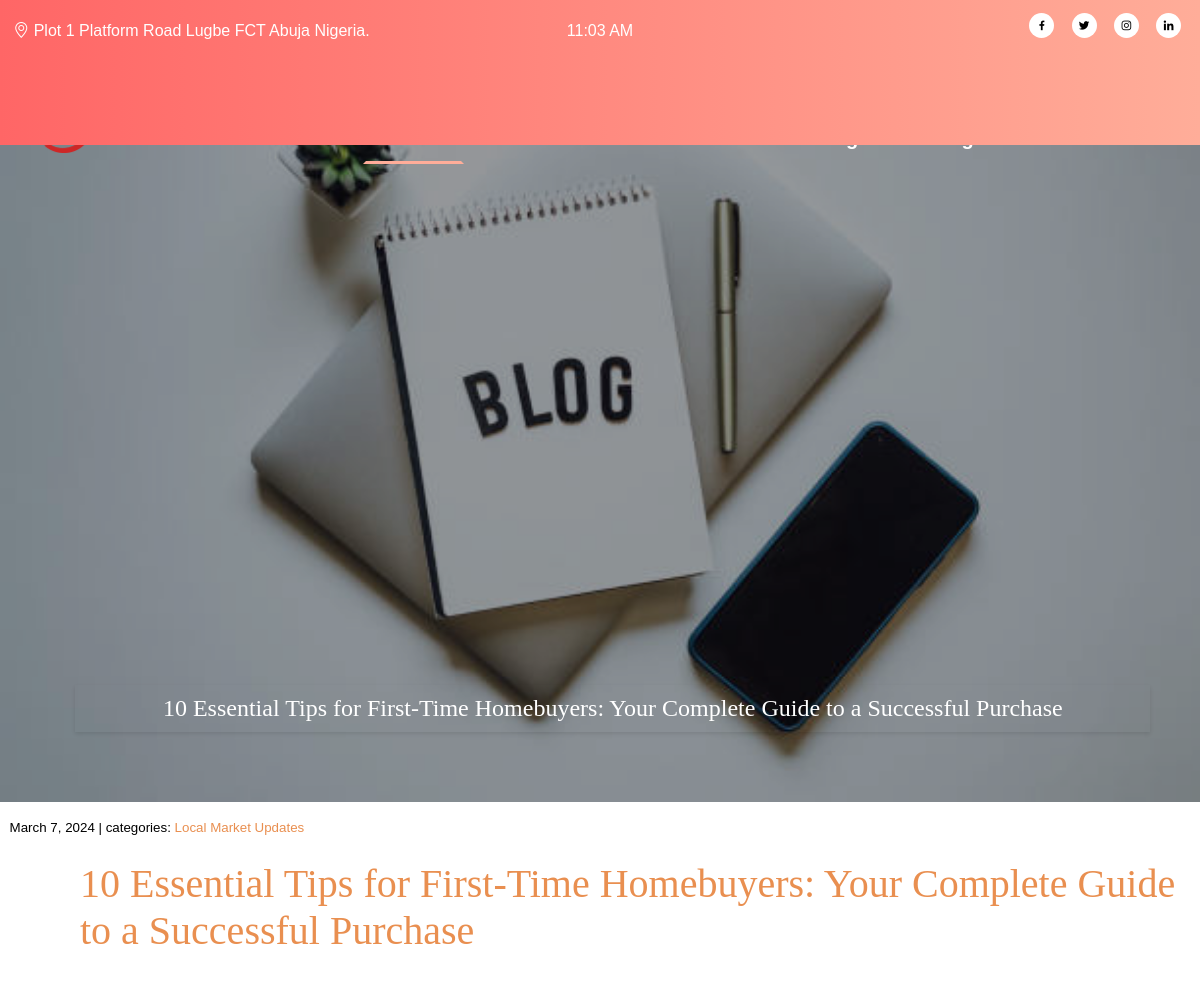
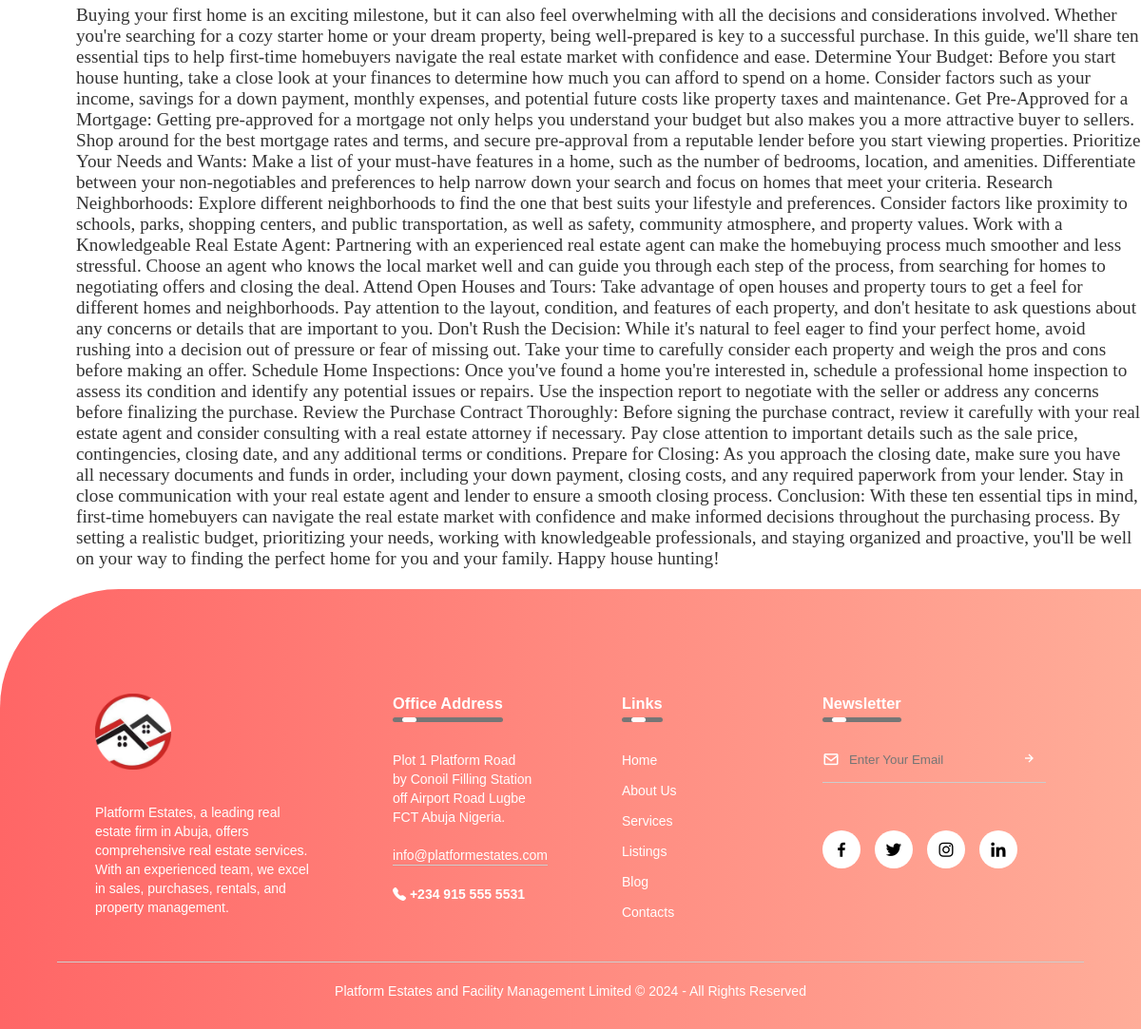
The app's page /post/2/ with its own data (2 pictures, top to bottom).
### estates/models.py (models this page shows, shortened)
class Post(models.Model):
    title = models.CharField(max_length = 300)
    body = models.TextField()
    image = models.ImageField(upload_to = 'media/', null = True, blank = True)
    image_1 = models.ImageField(upload_to='media/', null = True, blank = True)
    date_created = models.DateTimeField(auto_now_add = True)
    categories = models.ManyToManyField('Category', related_name = 'posts')

class Category(models.Model):
    name = models.CharField(max_length = 50)
    class Meta:
        verbose_name_plural = 'Categories'

### estates/views.py (the view, shortened to what this page needs)
# urls.py: path('post/<int:pk>/', views.blog_detail, name = 'blog_detail'),
def blog_detail(request, pk):
    current_datetime = datetime.now()
    post = Post.objects.get(pk=pk)
    newsletter = NewsletterForm()
    form = CommentForm()
    comments = Comment.objects.filter(post=post)
    context = {
            'post': post,
            'comments': comments,
            'date': current_datetime,
            'newsletter': newsletter,
            }
    return render(request, 'pages/blog_detail.html', context)

### estates/forms.py
class NewsletterForm(forms.ModelForm):
    class Meta:
        model = Newsletter
        fields = ['email']

### estates/templates/pages/blog_detail.html (shortened to what this page needs)
{% load static %}
<!DOCTYPE html>
<html>
    <head>
        <link rel = 'stylesheet' href='https://unpkg.com/boxicons@2.1.4/css/boxicons.min.css'>
        <link rel = 'stylesheet' href='https://cdn.jsdelivr.net/npm/bootstrap-icons@1.11.3/font/bootstrap-icons.min.css'>
        <link rel = 'stylesheet' href ='{% static 'head_foot.css' %}'>
        <link rel = 'stylesheet' href  ='{% static 'blog.css' %}'>
    </head>
    <body>
        <div class = 'container'>
            <div class = 'pre_head'>
                <p> <span class = 'address'> <i class="bi bi-geo-alt"></i> Plot 1 Platform Road Lugbe FCT Abuja Nigeria.</span>
                    <span class = 'date'> {{ date|date:'H:i A' }} </span>
                    <span class = 'profile_links'>
                    <a href = 'https://www.facebook.com/profile.php?id=100089944118473'><i class='bx bxl-facebook'></i></a>
		            <a href = 'https://twitter.com/Platformestate3'><i class='bx bxl-twitter'></i></a>
		            <a href = 'https://www.instagram.com/platformestate/'><i class='bx bxl-instagram'></i></a>
		            <a href = 'https://ng.linkedin.com/in/platform-estates-bb3751263'><i class='bx bxl-linkedin'></i></a>
                    </span>
                </p>
            </div>
    <header>
	    <div class="logo">
            <a href='/'><img src="{% static 'platform_logo (2).png' %}" alt="Platform Logo" class = 'logo'></a>
        </div>
	    <nav>
		    <ul>
			    <li><a href = '/' class = 'active'> Home </a></li>
			    <li><a href = '{% url 'about_us' %}'> About Us </a></li>
			    <li><a href = '{% url 'services' %}'> Services </a></li>
			    <li><a href = '{% url 'listings' %}'> Listings </a></li>
			    <li><a href = '{% url 'blog' %}'> Blog </a></li>
			    <li><a href = '{% url 'contact' %}'> Contacts </a></li>
		    </ul>
	    </nav>
        <div class = 'quote'><p> {{ post.title }} </p></div>
    </header>
        <div class = 'small'><small>
            {{ post.date_created.date }} | categories:
            {% for category in post.categories.all %}
                <a href = '{% url 'blog_category' category.name %}'> {{ category.name }} </a>
            {% endfor %}
        </small></div>
        <div class = 'blog_content'>
            <h3> {{ post.title }} </h3>
            <p> {{post.body | safe }} </p>
        </div>
    <footer>
        <div class = 'row'>
            <div class = 'col'>
                <img src = '{% static 'platform_logo.PNG' %}' alt = 'Logo' class = 'logo'>
                <p> Platform Estates, a leading real estate firm in Abuja, offers comprehensive real estate services. With an experienced team, we excel in sales, purchases, rentals, and property management.</p>
            </div>
            <div class = 'col'>
                <h3> Office Address <div class = 'underline'><span></span></div></h3>
                <p> Plot 1 Platform Road </p>
                <p> by Conoil Filling Station off Airport Road Lugbe  </p>
                <p> FCT Abuja Nigeria. </p>
                <p class = 'email_id'> info@platformestates.com </p>
                <h4><i class = "bi bi-telephone-fill"></i> +234 915 555 5531 </h4>
            </div>
            <div class = 'col'>
                <h3> Links <div class = 'underline'><span></span></div></h3>
                <ul>
                   <li><a href = '/'> Home </a></li>
                   <li><a href = '{% url 'about_us' %}'> About Us </a></li>
                   <li><a href = '{% url 'services' %}'> Services </a></li>
                   <li><a href = '{% url 'listings' %}'> Listings </a></li>
                   <li><a href = '{% url 'blog' %}'> Blog </a></li>
                   <li><a href = '{% url 'contact' %}'> Contacts </a></li>
                </ul>
            </div>
            <div class = 'col'>
                <h3> Newsletter <div class = 'underline'><span></span></div></h3>
                <form action="" method="post">
                    <i class='bx bx-envelope'></i>
                    <input type='email' name='email' maxlength='254' required id='id_email' placeholder = 'Enter Your Email'>
                    <button type = 'submit'> <i class='bx bx-right-arrow-alt'></i> </button>
                </form>
                <div class = 'social_icons'>
                    <a href = 'https://www.facebook.com/profile.php?id=100089944118473'><i class='bx bxl-facebook'></i></a>
                    <a href = 'https://twitter.com/Platformestate3'><i class='bx bxl-twitter'></i></a>
                    <a href = 'https://www.instagram.com/platformestate/'><i class='bx bxl-instagram'></i></a>
                    <a href = 'https://ng.linkedin.com/in/platform-estates-bb3751263'><i class='bx bxl-linkedin'></i></a>
                 </div>
            </div>
        </div>
        <hr/>
            <p class = 'copyright'> Platform Estates and Facility Management Limited &copy; {{ date|date:'Y' }} - All Rights Reserved </p>
    </footer>
    </body>
</html>

### estates/static/head_foot.css (style rules this page uses)
* { margin: 0; padding: 0; box-sizing: border-box; font-family: 'poppins', sans-serif; }
.pre_head { position: absolute; top: 0; left: 0; height: 7%; width: 100%; z-index: 2; background: linear-gradient(to right,#ff6666, #ffad99); color: #fff; font-size: 1em; font-family: 'Montserrat', sans-serif; }
.pre_head p { padding-top: 1.1%; text-align: center; position: relative; }
.pre_head .address { position: absolute; left: 0; padding-left: 0.5%; padding-top: 0.7%; transform: translateX(2%) }
.pre_head .date { display: inline-block; padding-top: 0.7%; }
.pre_head .profile_links { position: absolute; right: 0; padding-right: 0.5%; }
.profile_links i { width: 25px; height: 25px; border-radius: 50%; text-align: center; line-height: 25px; font-size: .8em; color: #000; background: #fff; margin-right: 1em; cursor: pointer; }
header { height: 100vh; position: relative; width: 100%; }
header::before { content: ''; position: absolute; top: 0; left: 0; width: 100%; height: 100vh; background-color: rgba(0, 0, 0, 0.4); }
header .logo { width: 40%; max-width: 50%; position: absolute; top: 2.8em; left: 2%; height: auto; cursor: pointer; }
nav { background: transparent; width: 100%; position: absolute; top: 12%; }
nav ul li { display: inline-block; line-height: 5em; margin: 0 0.3em; }
nav ul { float: right; margin-right: 3.3em; }
nav ul li a { color: #fff; text-decoration: none; font-weight: bold; font-size: 1.25em; padding: 0.6em 1em; border: 3px solid transparent; transition: .2s; cursor: pointer; }
nav ul li a:hover, nav ul li a.active { border-bottom-color: #FFAD99; }
header .quote { position: absolute; bottom: 4.4em; right: 3.1em; padding: 0.6em; background: transparent; box-shadow: 0 0.125em 0.25em rgba(0, 0, 0, 0.1); color: #fff; text-align: center; }
header .quote p { font-size: 2vw; font-family: 'Tangerine', serif; width: 44em; }
footer { width: 100%; position: static; bottom: 0; background: linear-gradient(to right,#ff6666, #ffad99); color: #fff; padding: 100px 0 30px; border-top-left-radius: 125px; font-size: 14px; line-height: 20px; margin-top: 1.5em; }
footer .row { width: 85%; margin: auto; display: flex; flex-wrap: wrap; align-items: flex-start; justify-content: space-between; }
footer .logo { width: 80px; margin-bottom: 30px; }
footer .col { flex-basis: 25%; padding: 10px; }
footer .col:nth-child(2), footer .col:nth-child(3) { flex-basis: 15%; }
.col h3 { width: fit-content; margin-bottom: 40px; position: relative; }
.col .email_id { width: fit-content; border-bottom: 1px solid #ccc; margin: 20px 0; }
footer ul li { list-style: none; margin-bottom: 12px; }
footer ul a { text-decoration: none; color: #fff; cursor: pointer; }
footer form { padding-bottom: 15px; display: flex; align-items: center; justify-content: space-between; border-bottom: 1px solid #ccc; margin-bottom: 50px; }
footer form i { font-size: 18px; margin-right: 10px; }
footer form input { width: 100%; background: transparent; color: #ccc; border: 0; outline: none; }
footer form button { background: transparent; border: 0; outline: none; cursor: pointer; }
footer form button .bx-right-arrow-alt { font-size: 16px; color: #fff; }
footer .social_icons { display: flex; }
footer .social_icons i { width: 40px; height: 40px; border-radius: 50%; text-align: center; line-height: 40px; font-size: 20px; color: #000; background: #fff; margin-right: 15px; cursor: pointer; }
footer hr { width: 90%; border: 0; border-bottom: 1px solid #ccc; margin: 20px auto; }
footer .copyright { text-align: center; }
footer .underline { width: 100%; height: 5px; background: #767676; border-radius: 3px; position: absolute; top: 25px; left: 0; overflow: hidden; }
footer .underline span { width: 15px; height: 100%; background: #fff; border-radius: 3px; position: absolute; top: 0; left: 10px; animation: moving 2s linear infinite; }

### estates/static/blog.css (style rules this page uses)
* { padding: 0; margin: 0; box-sizing: border-box; }
header { background: url(blog_header.jpg); background-size: cover; background-position: center; background-repeat: no-repeat; }
div.small { margin-left: 0.6em; margin-top: 1em; }
div.small a { color: #E98F50; text-decoration: none; }
div.blog_content { margin-top: 1.5em; margin-left: 5em; }
div.blog_content h3 { font-size: 2.5em; font-weight: 500; font-family: 'Times New Roman'; color: #E98F50; }
div.blog_content p { font-family: 'Tangerine', serif; font-size: 1.2em; color: #333; }

### records on screen
Post: title "10 Essential Tips for First-Time Homebuyers: Your Complete Guide to a Successful Purchase", date_created "March 7, 2024", body "Buying your first home is an exciting milestone, but it can also feel overwhelming with all the decisions and considerations involved. Whether you're searching for a cozy starter home or your dream property, being well-prepared is key to a successful purchase. In this guide, we'll share ten essential tips to help first-time homebuyers navigate the real estate market with confidence and ease. Determine Your Budget: Before you start house hunting, take a close look at your finances to determine how much you can afford to spend on a home. Consider factors such as your income, savings for a down payment, monthly expenses, and potential future costs like property taxes and maintenance. Get…"
Category: name "Local Market Updates"

### other values on screen
{{ date|date:'H:i A' }} "11:03 AM"
{{ date|date:'Y' }} "2024"
